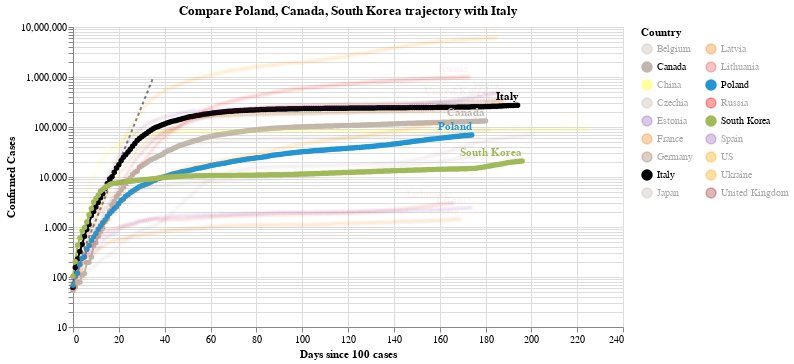

Notebook cell for this chart:
### Code cell
#hide_input
chart3 = make_since_chart(dff2, ['Poland', 'Canada', 'South Korea'], baseline_countries)
chart3

### Figure 1 — Vega-Lite specification as saved in the notebook (floating-point values rounded to 4 significant figures; data arrays with more than 128 entries replaced by an {"elided": "..."} marker saying what was removed)
{"config": {"view": {"continuousWidth": 400, "continuousHeight": 300}}, "layer": [{"data": {"name": "data-628230001892d6798b50651be41d1b3e"}, "mark": {"type": "line", "color": "black", "opacity": 0.5, "strokeDash": [3, 3]}, "encoding": {"x": {"type": "quantitative", "field": "Days since 100 cases"}, "y": {"type": "quantitative", "field": "Confirmed Cases"}}}, {"data": {"name": "data-3e786b02d268f98d8b334445d57cc638"}, "mark": {"type": "line", "point": true}, "encoding": {"color": {"type": "nominal", "field": "Country", "legend": {"columns": 2}, "scale": {"domain": ["Belgium", "Canada", "China", "Czechia", "Estonia", "France", "Germany", "Italy", "Japan", "Latvia", "Lithuania", "Poland", "Russia", "South Korea", "Spain", "US", "Ukraine", "United Kingdom"], "range": ["#C1B7AD", "#C1B7AD", "yellow", "#C1B7AD", "#9467bd", "#F58518", "#9D755D", "black", "#C1B7AD", "#F58518", "#E45756", "#2495D3", "red", "#A1BA59", "#9467bd", "orange", "orange", "brown"]}}, "opacity": {"condition": {"value": 1, "selection": "selector001"}, "value": 0.05}, "tooltip": [{"type": "nominal", "field": "Country"}, {"type": "temporal", "field": "Date"}, {"type": "quantitative", "field": "Confirmed Cases"}, {"type": "quantitative", "field": "Days since 100 cases"}], "x": {"type": "quantitative", "field": "Days since 100 cases"}, "y": {"type": "quantitative", "field": "Confirmed Cases", "scale": {"type": "log"}}}, "selection": {"selector001": {"type": "multi", "fields": ["Country"], "bind": "legend", "init": [{"Country": "Poland"}, {"Country": "Canada"}, {"Country": "South Korea"}, {"Country": "Italy"}]}}, "width": 550}, {"data": {"name": "data-3e786b02d268f98d8b334445d57cc638"}, "mark": {"type": "text", "align": "right", "dy": -8, "fontWeight": "bold"}, "encoding": {"color": {"type": "nominal", "field": "Country", "legend": {"columns": 2}, "scale": {"domain": ["Belgium", "Canada", "China", "Czechia", "Estonia", "France", "Germany", "Italy", "Japan", "Latvia", "Lithuania", "Poland", "Russia", "South Korea", "Spain", "US", "Ukraine", "United Kingdom"], "range": ["#C1B7AD", "#C1B7AD", "yellow", "#C1B7AD", "#9467bd", "#F58518", "#9D755D", "black", "#C1B7AD", "#F58518", "#E45756", "#2495D3", "red", "#A1BA59", "#9467bd", "orange", "orange", "brown"]}}, "opacity": {"condition": {"value": 1, "selection": "selector001"}, "value": 0.05}, "text": {"type": "nominal", "field": "Country"}, "tooltip": [{"type": "nominal", "field": "Country"}, {"type": "temporal", "field": "Date"}, {"type": "quantitative", "field": "Confirmed Cases"}, {"type": "quantitative", "field": "Days since 100 cases"}], "x": {"type": "quantitative", "field": "Days since 100 cases"}, "y": {"type": "quantitative", "field": "Confirmed Cases", "scale": {"type": "log"}}}, "transform": [{"filter": "(datum['Date'] >= 1599091200000)"}], "width": 550}], "title": "Compare Poland, Canada, South Korea trajectory with Italy", "$schema": "https://vega.github.io/schema/vega-lite/v4.0.2.json", "datasets": {"data-628230001892d6798b50651be41d1b3e": [{"Days since 100 cases": 0, "Confirmed Cases": 100.0}, {"Days since 100 cases": 1, "Confirmed Cases": 130.0}, {"Days since 100 cases": 2, "Confirmed Cases": 169.0}, {"Days since 100 cases": 3, "Confirmed Cases": 219.7}, {"Days since 100 cases": 4, "Confirmed Cases": 285.6}, {"Days since 100 cases": 5, "Confirmed Cases": 371.3}, {"Days since 100 cases": 6, "Confirmed Cases": 482.7}, {"Days since 100 cases": 7, "Confirmed Cases": 627.5}, {"Days since 100 cases": 8, "Confirmed Cases": 815.7}, {"Days since 100 cases": 9, "Confirmed Cases": 1060.0}, {"Days since 100 cases": 10, "Confirmed Cases": 1379.0}, {"Days since 100 cases": 11, "Confirmed Cases": 1792.0}, {"Days since 100 cases": 12, "Confirmed Cases": 2330.0}, {"Days since 100 cases": 13, "Confirmed Cases": 3029.0}, {"Days since 100 cases": 14, "Confirmed Cases": 3937.0}, {"Days since 100 cases": 15, "Confirmed Cases": 5119.0}, {"Days since 100 cases": 16, "Confirmed Cases": 6654.0}, {"Days since 100 cases": 17, "Confirmed Cases": 8650.0}, {"Days since 100 cases": 18, "Confirmed Cases": 11250.0}, {"Days since 100 cases": 19, "Confirmed Cases": 14620.0}, {"Days since 100 cases": 20, "Confirmed Cases": 19000.0}, {"Days since 100 cases": 21, "Confirmed Cases": 24710.0}, {"Days since 100 cases": 22, "Confirmed Cases": 32120.0}, {"Days since 100 cases": 23, "Confirmed Cases": 41750.0}, {"Days since 100 cases": 24, "Confirmed Cases": 54280.0}, {"Days since 100 cases": 25, "Confirmed Cases": 70560.0}, {"Days since 100 cases": 26, "Confirmed Cases": 91730.0}, {"Days since 100 cases": 27, "Confirmed Cases": 119300.0}, {"Days since 100 cases": 28, "Confirmed Cases": 155000.0}, {"Days since 100 cases": 29, "Confirmed Cases": 201500.0}, {"Days since 100 cases": 30, "Confirmed Cases": 262000.0}, {"Days since 100 cases": 31, "Confirmed Cases": 340600.0}, {"Days since 100 cases": 32, "Confirmed Cases": 442800.0}, {"Days since 100 cases": 33, "Confirmed Cases": 575600.0}, {"Days since 100 cases": 34, "Confirmed Cases": 748300.0}, {"Days since 100 cases": 35, "Confirmed Cases": 972800.0}], "data-3e786b02d268f98d8b334445d57cc638": {"elided": "3327 records"}}}
